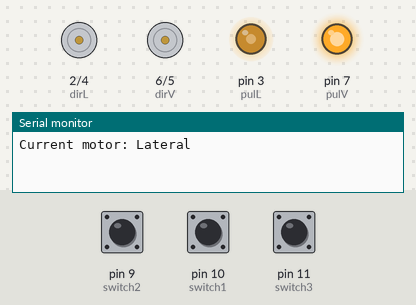
This sketch was run on a simulated Arduino Uno, built with avr-gcc and run on an emulated ATmega328P. Shown: direction and speed pins drawn as motors (green arrow = direction pin HIGH = forward, orange = LOW = backward, longer = more drive), output pins drawn as LEDs (lit = HIGH), the last lines printed to the serial monitor. Inputs (shaded band) come from the test bench; at power-on: pin 11 (switch3) HIGH, pin 10 (switch1) LOW, pin 9 (switch2) LOW.

Above: at 1.2 s.
1.3 s: pin 11 (switch3) pulled LOW for 0.15 s
At 1.45 s:
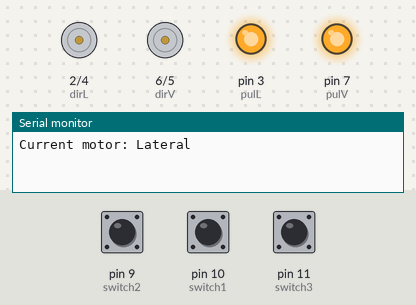
At 1.8 s:
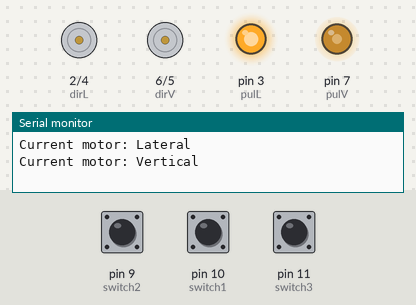
3.0 s: pin 10 (switch1) pulled HIGH for 0.15 s
4.6 s: pin 11 (switch3) pulled LOW for 1 s
At 6.1 s:
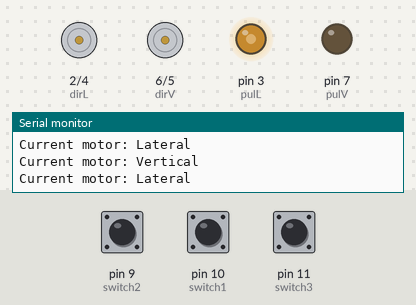
7.1 s: pin 10 (switch1) pulled HIGH for 1 s
9.6 s: pin 11 (switch3) pulled LOW for 0.15 s
At 10.5 s:
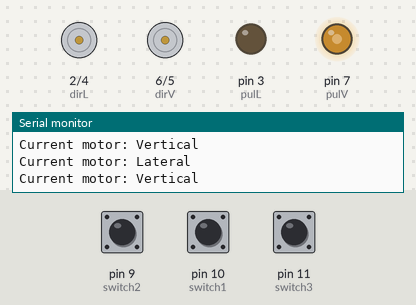
11.3 s: pin 10 (switch1) pulled HIGH for 0.15 s
Timing chart, 0 to 13.9 s (numbered marks = the images above; inputs shaded):
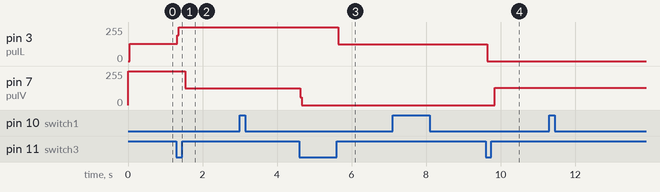

The sketch:

SleeveMotionTest.ino
```cpp
bool motor = true; //true
const int enaL = 4;
const int dirL = 2;
const int pulL = 3;
const int enaV = 5;
const int dirV = 6;
const int pulV = 7;
const int switch1 = 10;
const int switch2 = 9;
const int switch3 = 11;
//const int switchEStop = 10;
boolean pulse = HIGH; //initial
int interval = 200; //85 is
/*void Emergency_Stop() {
  digitalWrite(ena,HIGH);
  Serial.println("Ready!");
  }*/

void setup()
{
  Serial.begin(9600);
  pinMode(enaL, OUTPUT);
  pinMode(dirL, OUTPUT);
  pinMode(pulL, OUTPUT);
  pinMode(enaV, OUTPUT);
  pinMode(dirV, OUTPUT);
  pinMode(pulV, OUTPUT);
  pinMode(switch1, INPUT); ///low means pressed
  pinMode(switch2, INPUT);
  pinMode(switch3, INPUT);
  //attachInterrupt(digitalPinToInterrupt(switchEStop), Emergency_Stop, LOW); //delete
  digitalWrite(enaL, LOW);
  digitalWrite(dirL, LOW);
  digitalWrite(pulL, HIGH);
  digitalWrite(enaV, LOW);
  digitalWrite(dirV, LOW);
  digitalWrite(pulV, HIGH);

  motor = true;
  Serial.println("Current motor: Lateral");
}
void loop() {
  if (digitalRead(switch3) == LOW) {
    while (digitalRead(switch3) == LOW) {
      //Serial.println("Waiting for button release");
      delay(200);
    }
    motor = !motor;
    if(motor ==true)
    {
      Serial.println("Current motor: Lateral");
    }
    else
    {
      Serial.println("Current motor: Vertical");
    }
  }
  if (motor) { //motor(true) = lateral motor
    if (digitalRead(switch1) == LOW || digitalRead(switch2) == LOW) {
      //Serial.println("Either Switch is pressed");
      digitalWrite(enaL, LOW);
      if (digitalRead(switch1) == LOW) {
        digitalWrite(dirL, LOW);
      }
      else {
        digitalWrite(dirL, HIGH);
      }
      pulse = !pulse; //invert signal
      digitalWrite(pulL, pulse);
    }
    else {
      //Serial.println("No button pressed"); //Neutral
      digitalWrite(enaL, HIGH);
    }
  }
  else {
    if (digitalRead(switch1) == LOW || digitalRead(switch2) == LOW) {
      //Serial.println("Either Switch is pressed");
      digitalWrite(enaV, LOW);
      if (digitalRead(switch1) == LOW) {
        digitalWrite(dirV, LOW);
      }
      else {
        digitalWrite(dirV, HIGH);
      }
      pulse = !pulse; //invert signal
      digitalWrite(pulV, pulse);
    }
    else {
      //Serial.println("No button pressed"); //Neutral
      digitalWrite(enaV, HIGH);
    }
  }
  delayMicroseconds(interval);
}
```

Measured:
- after the input at 1.3 s, pin 3 (pulL): 128/255 → 255/255 at once; pin 7 (pulV): 255/255 → 127/255 after 0.24 s
- after the input at 4.6 s, pin 3 (pulL): 255/255 → 127/255 after 1.0 s; pin 7 (pulV): 127/255 → 0/255 at once
- after the input at 9.6 s, pin 3 (pulL): 127/255 → 0/255 at once; pin 7 (pulV): 0/255 → 128/255 after 0.24 s
